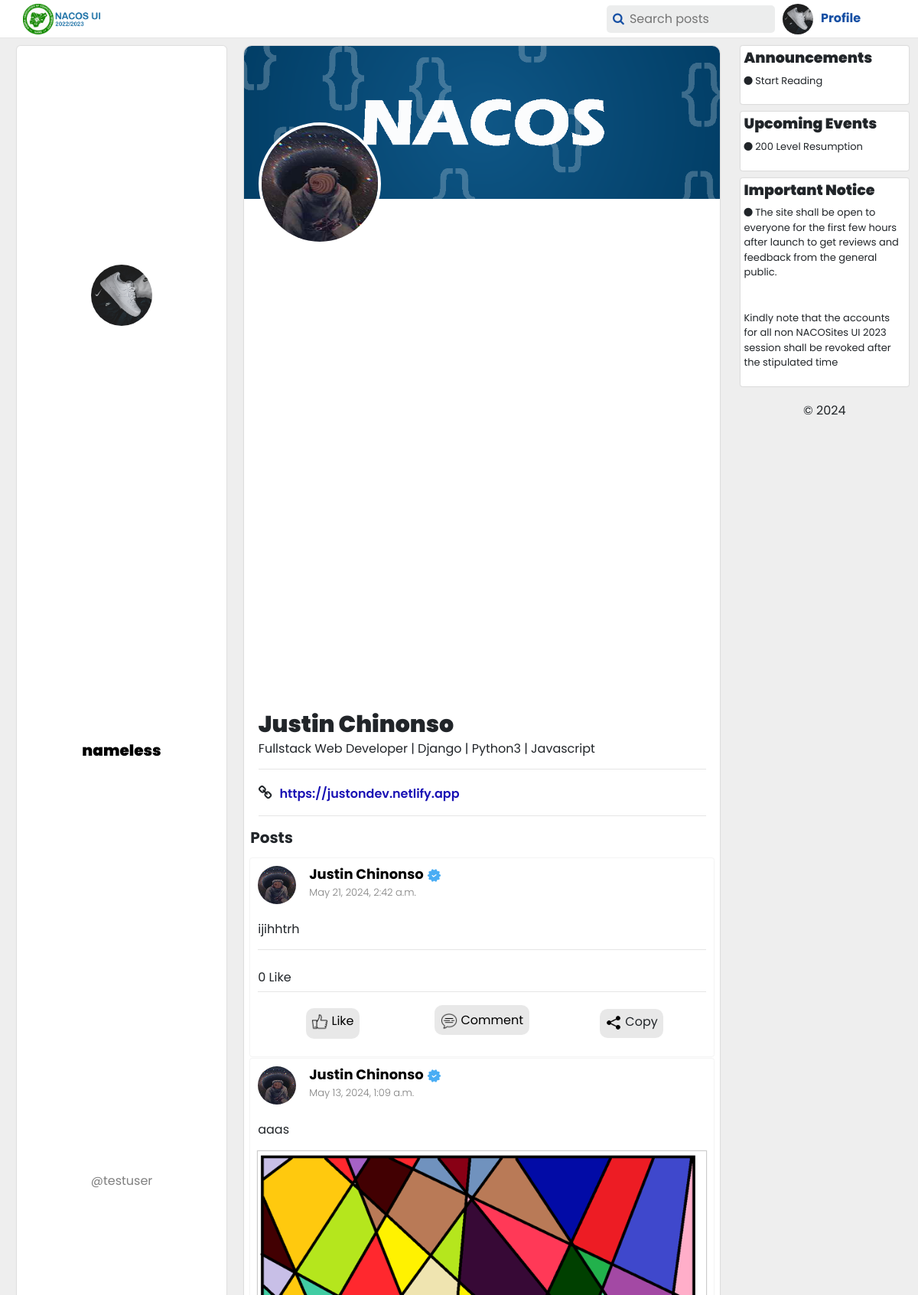
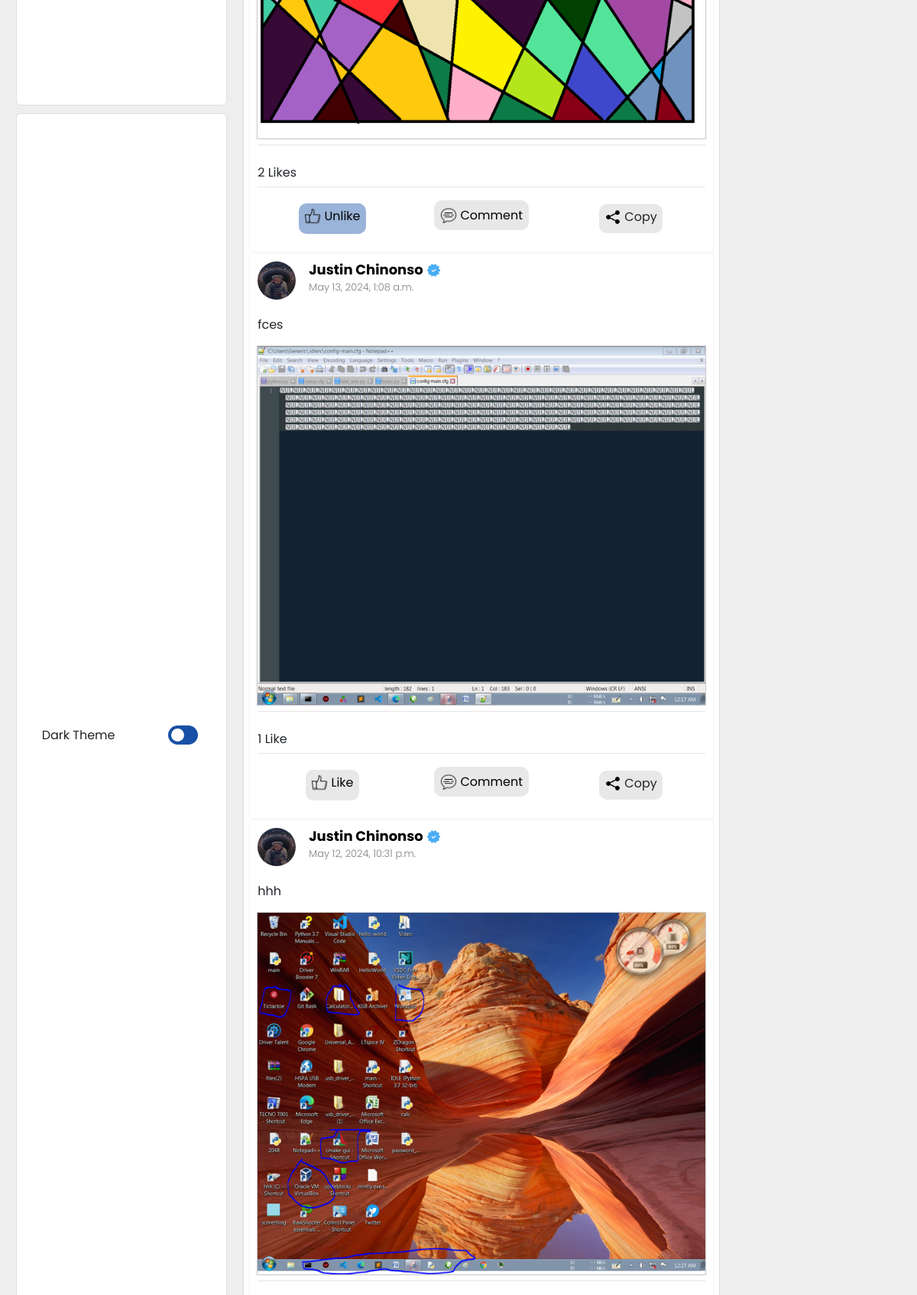
The app's page /justinnonso05/profile/ (signed in, upper part) with its own data (2 pictures, top to bottom).
### user/models.py (models this page shows, shortened)
class Profile(models.Model):
	user = models.OneToOneField(User, on_delete = models.CASCADE)
	verified = models.BooleanField(default=False)
	full_name = models.CharField(max_length = 200, default = "")
	Profile_picture = models.ImageField(blank = True, null = True, default = '', upload_to = 'profile_pics')
	bio = models.TextField(max_length = 150, default = "", blank = True, null = True)
	tech_stack = models.CharField(max_length =100, default = "", blank = True, null = True)
	current_city = models.CharField(max_length = 100, default = "", blank = True, null = True)
	Website_or_Portfolio_link = models.URLField(default = "", blank = True, null = True)

### main/models.py (models this page shows, shortened)
class Post(models.Model):
	author = models.ForeignKey(Profile, on_delete = models.CASCADE)
	Post_image = models.ImageField(blank = True, null = True, default = None, verbose_name = "Add Image", upload_to = 'Post_images')
	date_posted = models.DateTimeField(default = timezone.now)
	content = models.TextField()
	likes = models.ManyToManyField(User, related_name='liekd_posts', blank=True)
	def total_likes(self):
		return self.likes.count()
	def __str__(self):
		return f'{self.content[:10]} Post'

### user/views.py (the view)
# urls.py: path('<str:username>/profile/', DetailProfileView.as_view(), name = 'user-profile'),
class DetailProfileView(LoginRequiredMixin, DetailView):
	model = Profile
	template_name = 'user/profile.html'
	context_object_name = 'profile'
	def get_object(self, queryset = None):
		username = self.kwargs.get('username')
		user = User.objects.get(username=username)
		return user.profile
	def get_context_data(self, **kwargs):
		context = super().get_context_data(**kwargs)
		context['posts'] = Post.objects.filter(author=self.object).order_by('-date_posted')
		print(context['posts'])
		return context

### user/templates/user/profile.html (shortened to what this page needs)
{% extends "main/base.html" %}
{% load static %}
	{% block content %}
	<div class="profile-container" id="allPosts">
		<div class="profile-content">
			<div class="profile-cover">
				{% if profile.Profile_picture %}
				<img class="profile-image" src="{{ profile.Profile_picture.url }}">
				{% else %}
				<img class="profile-image" src="{% static 'main/default.jpg' %}">
				{% endif %}
			</div>
			<div class="profile-info">
				<div class="profile-name">
					<p class="profile-name">
						{{ profile.full_name}}
					</p><br>
					{% if profile.bio != "" %}
					<p class="bio">{{ profile.bio }}</p>
					{% else %}
					{% if request.user.is_authenticated and request.user == profile.user %}<p class="bio-edit"><a href="{% url 'edit-profile' username=request.user.username %}">Add Bio</a></p>{% endif %}
					{% endif %}
				</div><hr>
				<div class="sub-profile-info">
					{% if profile.Website_or_Portfolio_link != None %}
					<p class="weblink"><i class="fa fa-link"></i><a href="{{ profile.Website_or_Portfolio_link }}" target="_blank">{{ profile.Website_or_Portfolio_link }}</a></p><hr>
					{% else %}
					{% if request.user.is_authenticated and request.user == profile.user %}<p class="weblink"><i class="fa fa-link"></i><a style="color: rgb(23, 80, 164);" href="{% url 'edit-profile' username=request.user.username %}">Add Portfolio or social link</a></p>{% endif %}
					{% endif %}
				</div>
			</div>
			<div class="profile-posts">
				<h4>Posts</h4>
				{% for post in posts %}
					<div class="posts" id="current-post-{{ post.pk }}">
						<div class="author">
							{% if post.author.Profile_picture %}
								<a href="{% url 'user-profile' post.author.user.username %}"><img src="{{ post.author.Profile_picture.url }}"></a><h2 class="author"><a class="post-author" href="{% url 'user-profile' post.author.user.username %}">{{ post.author.full_name }}{% if post.author.verified %}<img class="verified" src="{% static 'main/verified.png' %}">{% endif %}</a><br><span class="date">{{ post.date_posted }}</h2>
							{% endif %}
						</div>
						<p class="content">{{ post.content|linebreaksbr }}</p>
						{% if post.Post_image %}
							<div class="post-image"><img class="post-image" src="{{ post.Post_image.url }}"></div>
						{% endif %}<hr>
						<div class="likes">
							{% if post.total_likes == 1 or post.total_likes == 0 %}
								<label>{{ post.total_likes }} Like</label>
							{% else %}
								<label>{{ post.total_likes }} Likes</label>
							{% endif %}
						</div><hr>
						<div class="comment">
							<div class="like">
								<form class="like" action="{% url 'like-post' post.id %}?next={{ request.path }}#current-post-{{ post.pk }}" method="POST">
									{% if user.is_authenticated %}
										{% if user in post.likes.all %}
											<button type="submit" style="background-color: rgba(23, 80, 164, .43) !important; border-radius: 10px; padding: 5px 7px 3px 7px;"><img src="{% static 'main/like.png' %}">&nbsp;<label>Unlike</label></button>
										{% else %}
											<button type="submit"><img src="{% static 'main/like.png' %}">&nbsp;<label>Like</label></button>
										{% endif %}
									{% endif %}
								</form>
							</div>
							<div><a class="comment" href="{% url 'post-detail' pk=post.pk username=post.author.user.username %}"><img src="{% static 'main/comment.png' %}">&nbsp;<label>Comment</label></a></div>
							<div class="share" id="copy_link" onclick='copy("http://127.0.0.1:8000/posts/{{ post.pk }}/{{ post.author.user.username }}", "{{ post.pk }}")'>
							<img src="{% static 'main/share.png' %}">&nbsp;<label><input type="text" value="" id="urlCopy" style="display: none;">Copy</label><span class="urlAlert" id="urlAlert-{{ post.pk }}">Link copied!</span>
						</div>
						</div>
					</div>
				{% empty %}
					<p>No Posts to see</p>
				{% endfor %}
			</div>
		</div>
	</div>
	{% endblock content%}

### main/templates/main/base.html (shortened to what this page needs)
{% load static %}
<!DOCTYPE html>
<html data-theme="light">
<head>
  <link rel="stylesheet" href="https://cdn.jsdelivr.net/npm/bootstrap@4.1.3/dist/css/bootstrap.min.css">
  <link rel="stylesheet" href="https://cdnjs.cloudflare.com/ajax/libs/font-awesome/4.7.0/css/font-awesome.min.css">
	<link rel="stylesheet" type="text/css" href="{% static 'main/style.css' %}">
	<link rel="stylesheet" type="text/css" href="{% static 'main/darkstyle.css' %}" id="dark-mode-stylesheet">
</head>
<body>
	<header>
		<label class="logo"><img src="{% static 'main/logo.png' %}" height="40px"></label>
		<nav>
			{% if request.user.is_authenticated %}
				<div class="nav-logged">
					<div class="search"><form action="{% url 'search' %}" method="get" class="search-form" id="search_form"><button class="search" type="submit"><i id="search-icon" class="fa fa-search"></i></button><input class="search" type="search" name="key" placeholder="Search posts"></form>
					</div>
					{% if request.user.profile.Profile_picture %}
						<a class="top-profile-des" href="{% url 'user-profile' request.user.username %}"><img class="top-profile" src="{{ request.user.profile.Profile_picture.url }}">Profile</a>
					{% else %}
						<a class="top-profile-des" href="{% url 'user-profile' request.user.username %}"><img class="top-profile" src="{% static 'main/default.jpg' %}">Profile</a>
						<a class="top-profile-mob" href="#" id="top-profile"><img class="top-profile" src="{% static 'main/default.jpg' %}"></a>
					{% endif %}
				</div>
			{% else %}
				<div class="nav-no-logged">
					<a class="login" href="#">Go back</a>
			{% endif %}
		</nav>
	</header>
	<div class="content" id="dynamic-element1">
		<div class="menu" id="menu">
			<div class="user">
				{% if request.user.is_authenticated %}
					{% if request.user.profile.Profile_picture %}
						<p><a href="{% url 'user-profile' request.user.username %}"><img src="{{ request.user.profile.Profile_picture.url }}"></a></p>
					{% else %}
						<p><a href="{% url 'user-profile' request.user.username %}"><img src="{% static 'main/default.jpg' %}"></a></p>
					{% endif %}
					<p class="fullname"><a class="post-author" href="{% url 'user-profile' request.user.username %}">{{ user.profile.full_name }}</a></p>
					<p class="username">@{{ request.user.username }}</p>
				{% else %}
					<a href="{% url 'login' %}">Login</a>
			{% endif %}
			</div>
			<div class="dark-theme">
                <label>Dark Theme</label>
                <label class="switch" title="Toggle light/dark mode">
                    <span class="slider round"></span>
                </label>
            </div>
		</div>
		{% block content %}{% endblock %}
		<div class="right-side" id="right-side">
			<div class="discover">
			 	<h4>Announcements</h4>
			 	<p><i class="fa fa-circle"></i>&nbsp;Start Reading</p>
			</div>
			<div class="discover">
			 	<h4>Upcoming Events</h4>
			 	<p><i class="fa fa-circle"></i>&nbsp;200 Level Resumption</p>
			</div>
			<div class="discover">
			 	<h4>Important Notice</h4>
			 	<p><i class="fa fa-circle"></i>&nbsp;The site shall be open to everyone for the first few hours after launch to get reviews and feedback from the general public.</p><br><p>Kindly note that the accounts for all non NACOSites UI 2023 session shall be revoked after the stipulated time</p>
			</div>
		 	<div class="copywright">
				<div>&copy; 2024</div>
			</div>
		</div>
	</div>
</body>
</html>

### main/static/main/darkstyle.css (style rules this page uses)
* { scrollbar-width: thin; scrollbar-color: rgb(150, 150, 150) transparent; }
hr { border-color: rgba(255, 255, 255, .2); }
i.fa-search { color: #2980b9; }
header { background-color: #181b20; }
div.content, div.menu, body { background-color: #1c1f27; }
label, p, h1, h2, h3, h4 { color: white; }
a.top-profile-des { color: #2980b9; }
div.user, div.posts, div.create-post, div.profile-content, div.login-content, div.signup-content, div.settings-container, div.dark-theme, div.photo-grid, div.discover { background-color: rgba(255, 255, 255, .1); }
div.user p.fullname a, div.author a { color: white; }
div.user p.username, div.posts span.date { color: rgba(255, 255, 255, .9); }
div.search input { color: white; background-color: rgba(255, 255, 255, .1); }
div.search input::placeholder, div.create-post textarea::placeholder, footer { color: white; }
div.comment { display: none; }
div.copywright div { color: white; }
div.profile-cover img.profile-image { border: 4px solid rgb(65, 65, 65); }
div.sub-profile-info a { color: #2980b9; }
div.like form button { background-color: rgba(255,255,255,.09) !important; }
div.share { background-color: rgba(255,255,255,.09) !important; }
a.comment { background-color: rgba(255,255,255,.09) !important; }

### main/templates/main/base.html (style rules this page uses)
label.logo img { position: relative; bottom: 2.5px; }

### user/templates/user/profile.html (style rules this page uses)
div.share label { cursor: pointer; }
div.likes { margin-top: -10px; }
form.like button { background-color: transparent; border: none; cursor: pointer; outline: none; }
img.verified { width: 19px; height: auto; margin-left: 4px; }
div.posts { display: grid; grid-template-columns: repeat(1, 1fr); border-radius: 3px; box-shadow: 0px 0px 1px 1px rgba(0, 0, 0, 0.05); padding: 10px; }
div.post-image { width: 100%; display: grid; margin-bottom: 10px; box-shadow: 0px 0px 1px 1px rgba(0, 0, 0, .2); grid-template-columns: repeat(1, 1fr); align-items: center; text-align: center; justify-content: center; justify-items: center; }
div.profile-posts { padding: 0px 8px; }
div.profile-posts h4 { font-size: 20px; font-weight: 700; margin: 15px 0px; }
div.post-image img { max-width: 100%; }

### records on screen
Profile: Profile_picture (picture), full_name "Justin Chinonso", bio "Fullstack Web Developer | Django | Python3 | Javascript", Website_or_Portfolio_link "https://justondev.netlify.app"
Post: author.Profile_picture (picture), author.full_name "Justin Chinonso", date_posted "May 21, 2024, 2:42 a.m.", content "ijihhtrh", total_likes "0"
Post: author.Profile_picture (picture), author.full_name "Justin Chinonso", date_posted "May 13, 2024, 1:09 a.m.", content "aaas", Post_image (picture), total_likes "2"
Post: author.Profile_picture (picture), author.full_name "Justin Chinonso", date_posted "May 13, 2024, 1:08 a.m.", content "fces", Post_image (picture), total_likes "1"
Post: author.Profile_picture (picture), author.full_name "Justin Chinonso", date_posted "May 12, 2024, 10:31 p.m.", content "hhh", Post_image (picture)

### other values on screen
{{ user.profile.full_name }} "nameless"
{{ request.user.username }} "testuser"
